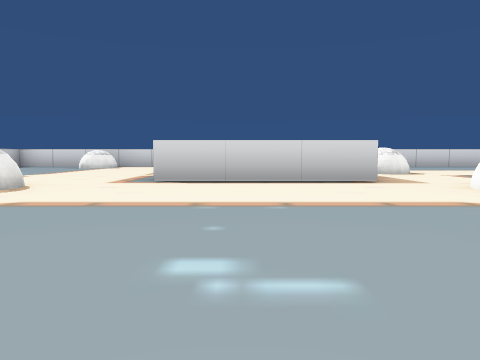
view 1 (above)

24 first-person views from a walk through a scene from a Unity 3-D project. The camera is 0.33 m above the floor, tilts 4° down and sees 70° across. The floor is counted in squares, 1 m on a side. Each view is taken from the middle of a square. On the plan, view 1 faces up. The plan holds only what a view shows up to about 9 squares ahead; the rest is blank. Some surface patterns are stand-ins.

view 2
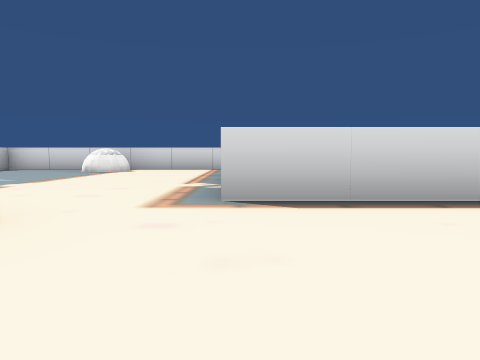

view 3
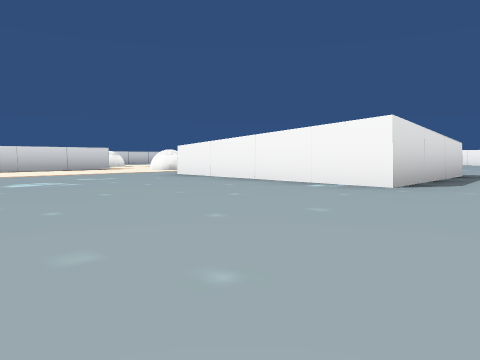

view 4
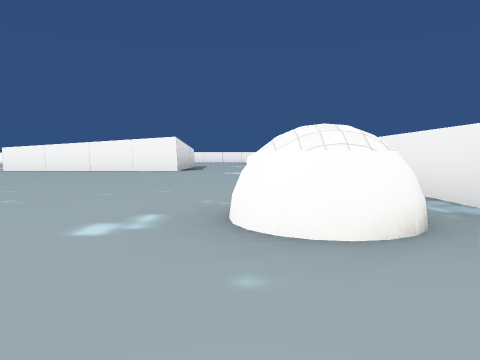

view 5
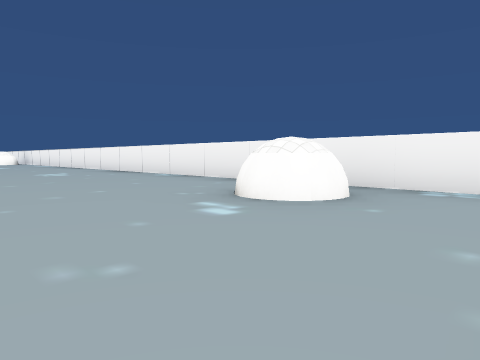

view 6
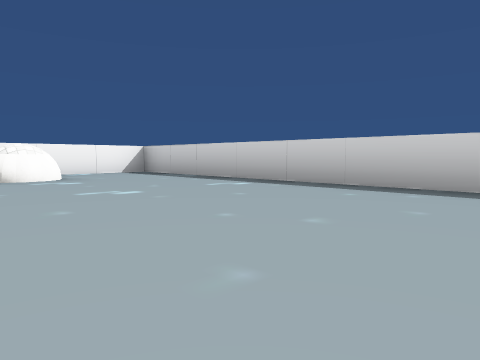

view 7
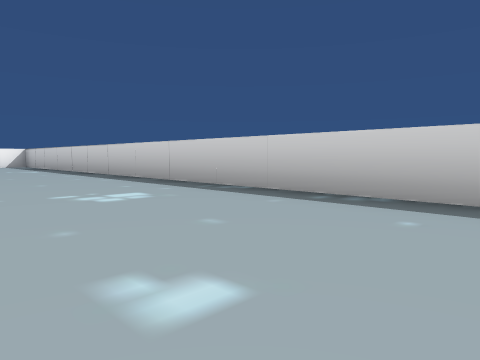

view 8
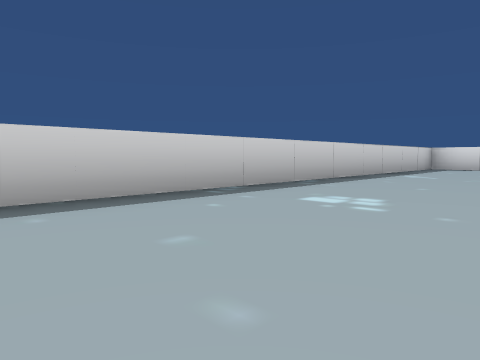

view 9
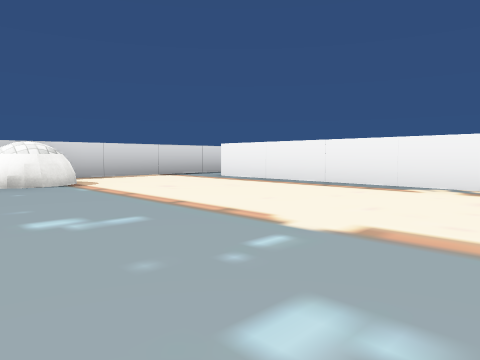

view 10
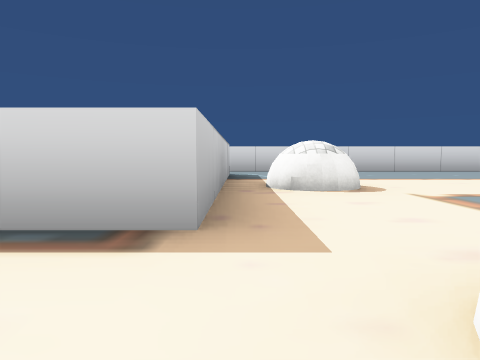

view 11
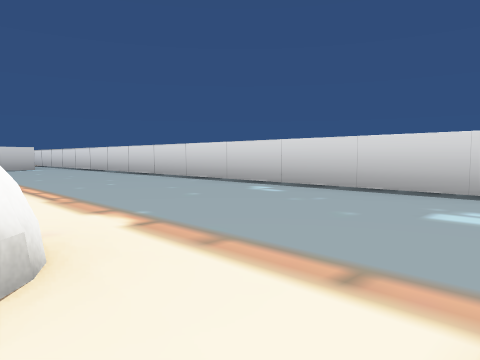

view 12
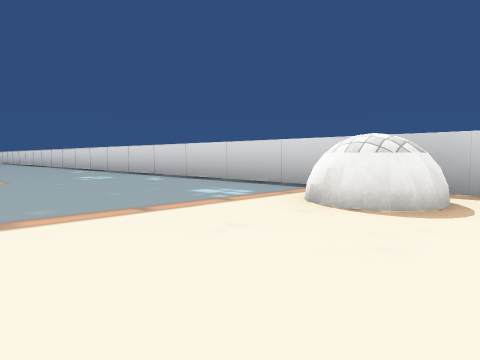

view 13
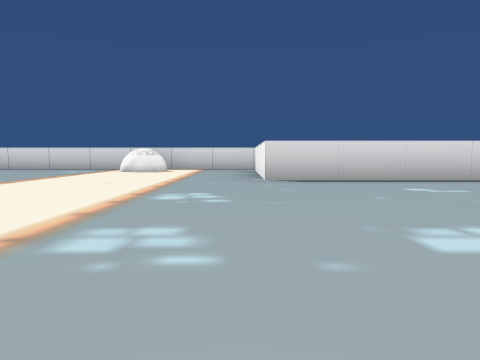

view 14
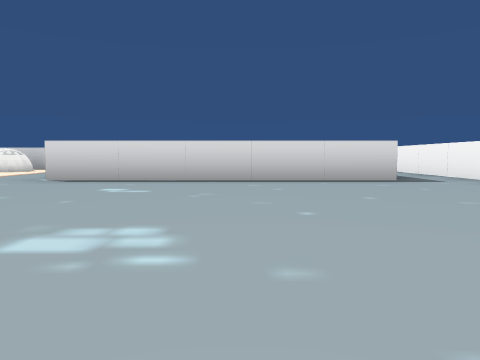

view 15
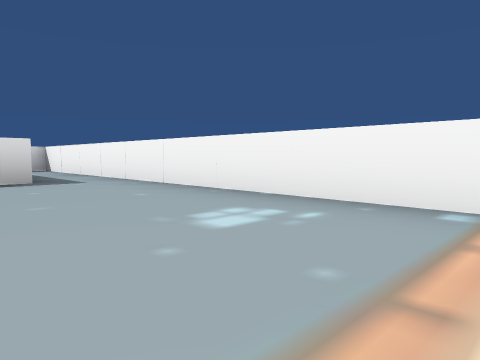

view 16
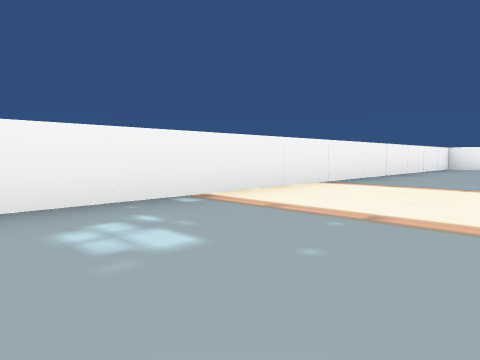

view 17
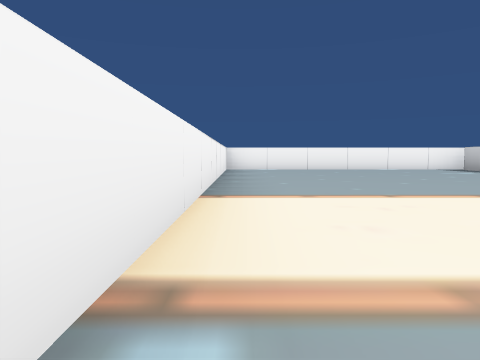

view 18
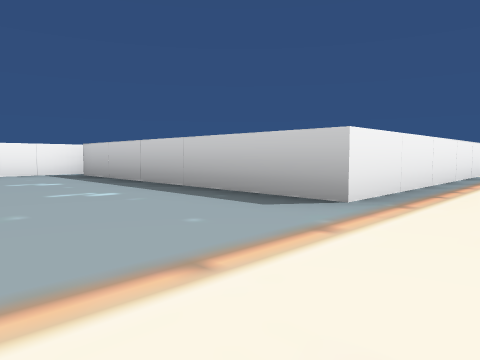

view 19
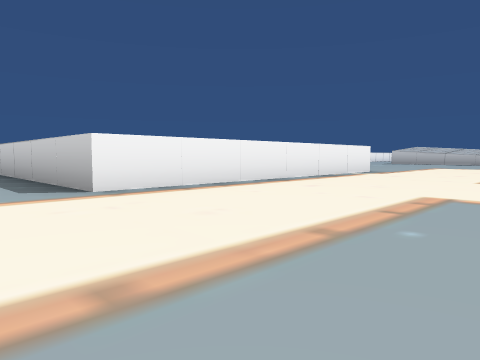

view 20
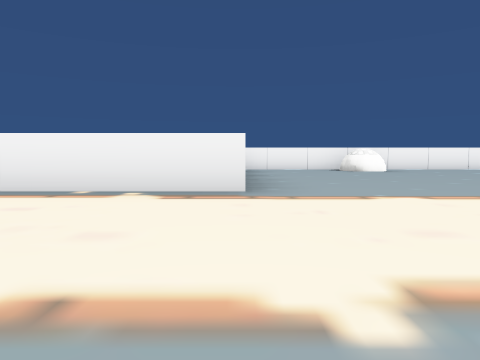

view 21
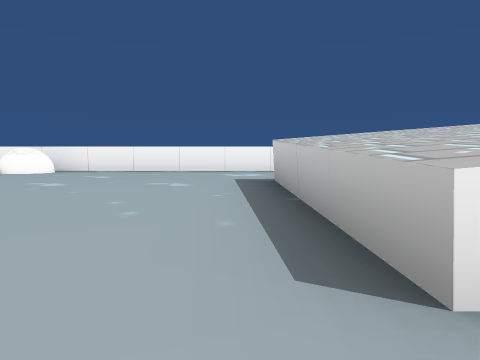

view 22
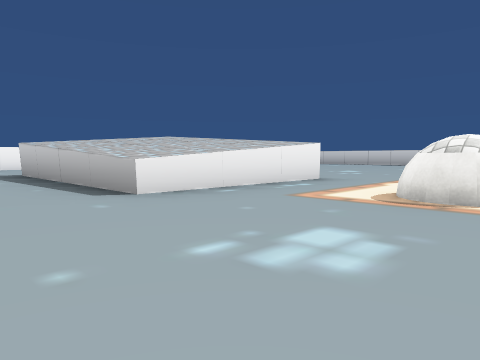

view 23
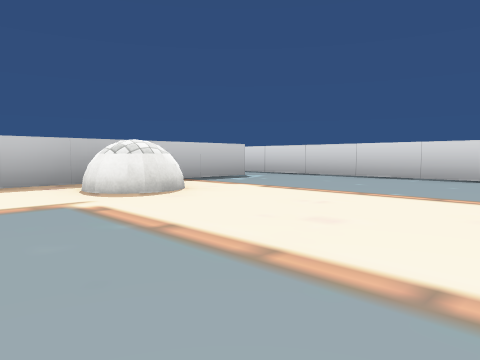

view 24
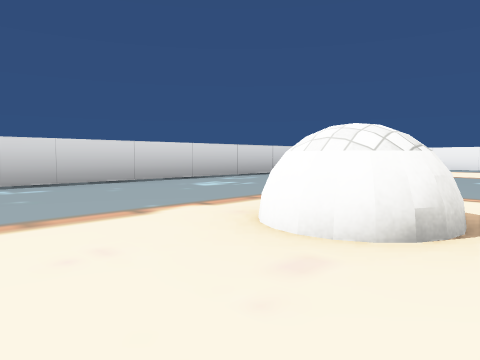

### Floor plan
Ten units are one square. View 1 is at (0, 0); x grows to the right and y downward. Boxes are objects, and circles mark ways between rooms. Rooms are numbered by the first view taken in them; rooms with no view inside come last. Other rooms are left out.
<svg viewBox="-72 -110 310 170">
<path fill="none" stroke="#000" d="M-11 -56 -11 -94M18 -45 -12 -45M45 26 17 26 17 -13M25 -104 -67 -104 -67 55 45 55M119 2 177 2 177 51M175 -104 25 -104M174 55 233 55 233 -65M222 -67 173 -67 173 -94M17 -13 46 -13 45 26M45 55 119 55M18 -94 18 -45"/>
<rect x="-45" y="35" width="10" height="20" fill="#bbb"><title>other object</title></rect>
<rect x="-45" y="-105" width="10" height="20" fill="#bbb"><title>other object</title></rect>
<rect x="-35" y="-45" width="10" height="20" fill="#bbb"><title>other object</title></rect>
<rect x="25" y="-45" width="10" height="20" fill="#bbb"><title>other object</title></rect>
<rect x="25" y="-75" width="10" height="20" fill="#bbb"><title>other object</title></rect>
<rect x="85" y="45" width="10" height="10" fill="#bbb"><title>other object</title></rect>
<rect x="85" y="-75" width="20" height="10" fill="#bbb"><title>other object</title></rect>
<rect x="145" y="-105" width="10" height="20" fill="#bbb"><title>other object</title></rect>
<circle cx="30" cy="-100" r="3" fill="#2a7"/>
<circle cx="30" cy="-30" r="3" fill="#2a7"/>
<circle cx="50" cy="40" r="3" fill="#2a7"/>
<text x="-20" y="-20">1</text>
<text x="130" y="-30">2</text>
</svg>
Room 1 opens to room 2.

Where each view was taken, in squares from view 1:
view 1: 0 up, 0 right, facing up
view 2: 2 up, 1 left, facing up
view 3: 4 down, 2 left, facing up-right
view 4: 4 down, 6 left, facing right
view 5: 2 down, 6 left, facing down-right
view 6: 1 up, 3 left, facing down-left
view 7: 6 up, 4 left, facing down-left
view 8: 1 up, 4 left, facing up-left
view 9: 5 up, 5 left, facing up-right
view 10: 3 up, 2 right, facing up
view 11: 7 up, 11 right, facing up-left
view 12: 7 up, 16 right, facing up-left
view 13: 2 up, 17 right, facing up
view 14: 2 up, 20 right, facing up
view 15: 2 up, 21 right, facing up-right
view 16: 4 up, 21 right, facing down-right
view 17: 3 up, 23 right, facing down
view 18: 1 up, 20 right, facing down-left
view 19: 3 up, 19 right, facing down-left
view 20: 3 up, 12 right, facing down
view 21: 2 up, 5 right, facing down
view 22: 4 up, 6 right, facing down-left
view 23: 5 up, 6 right, facing up-left
view 24: 6 up, 8 right, facing up-right
